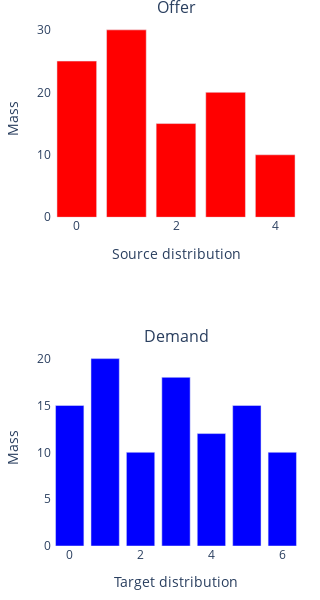

Here is the notebook cell this chart was saved with:
### Markdown cell above
### Data generation

### Code cell
# Source and target distributions:
x = np.array([25, 30, 15, 20, 10], dtype=float)
y = np.array([15, 20, 10, 18, 12, 15, 10], dtype=float)

# Cost matrix:
C = np.array([
    [4, 7, 3, 6, 2, 5, 8],
    [6, 3, 8, 2, 5, 1, 4],
    [2, 5, 1, 7, 3, 6, 9],
    [5, 8, 4, 1, 6, 3, 7],
    [3, 6, 9, 4, 7, 2, 5]
], dtype=float)

# Histograms:
n_points_x, n_points_y = len(x), len(y)
fig = make_subplots(rows=2, cols=1, subplot_titles=('Offer', 'Demand'))
fig.add_trace(go.Bar(x=list(range(n_points_x)), y=x, marker_color='red'), row=1, col=1)
fig.add_trace(go.Bar(x=list(range(n_points_y)), y=y, marker_color='blue'), row=2, col=1)

# Plot configs
fig.update_xaxes(title_text='Source distribution', row=1, col=1)
fig.update_xaxes(title_text='Target distribution', row=2, col=1)
fig.update_yaxes(title_text='Mass', row=1, col=1)
fig.update_yaxes(title_text='Mass', row=2, col=1)
fig.update_layout(height=600, width=300, showlegend=False, plot_bgcolor='white', paper_bgcolor='white')

fig.update_layout( margin=dict(l=20, r=20, t=20, b=20) ) 
fig.show()
#fig.write_image('../img/kantorovich_discrete_histogram.pdf')

### Figure 1 — Plotly figure (JSON) as saved in the notebook; plotly's stock layout.template omitted (floating-point values rounded to 4 significant figures)
{"data": [{"marker": {"color": "red"}, "type": "bar", "x": [0, 1, 2, 3, 4], "xaxis": "x", "y": [25.0, 30.0, 15.0, 20.0, 10.0], "yaxis": "y"}, {"marker": {"color": "blue"}, "type": "bar", "x": [0, 1, 2, 3, 4, 5, 6], "xaxis": "x2", "y": [15.0, 20.0, 10.0, 18.0, 12.0, 15.0, 10.0], "yaxis": "y2"}], "layout": {"annotations": [{"font": {"size": 16}, "showarrow": false, "text": "Offer", "x": 0.5, "xanchor": "center", "xref": "paper", "y": 1, "yanchor": "bottom", "yref": "paper"}, {"font": {"size": 16}, "showarrow": false, "text": "Demand", "x": 0.5, "xanchor": "center", "xref": "paper", "y": 0.375, "yanchor": "bottom", "yref": "paper"}], "height": 600, "margin": {"b": 20, "l": 20, "r": 20, "t": 20}, "paper_bgcolor": "white", "plot_bgcolor": "white", "showlegend": false, "width": 300, "xaxis": {"anchor": "y", "domain": [0, 1], "title": {"text": "Source distribution"}}, "xaxis2": {"anchor": "y2", "domain": [0, 1], "title": {"text": "Target distribution"}}, "yaxis": {"anchor": "x", "domain": [0.625, 1], "title": {"text": "Mass"}}, "yaxis2": {"anchor": "x2", "domain": [0, 0.375], "title": {"text": "Mass"}}}}
